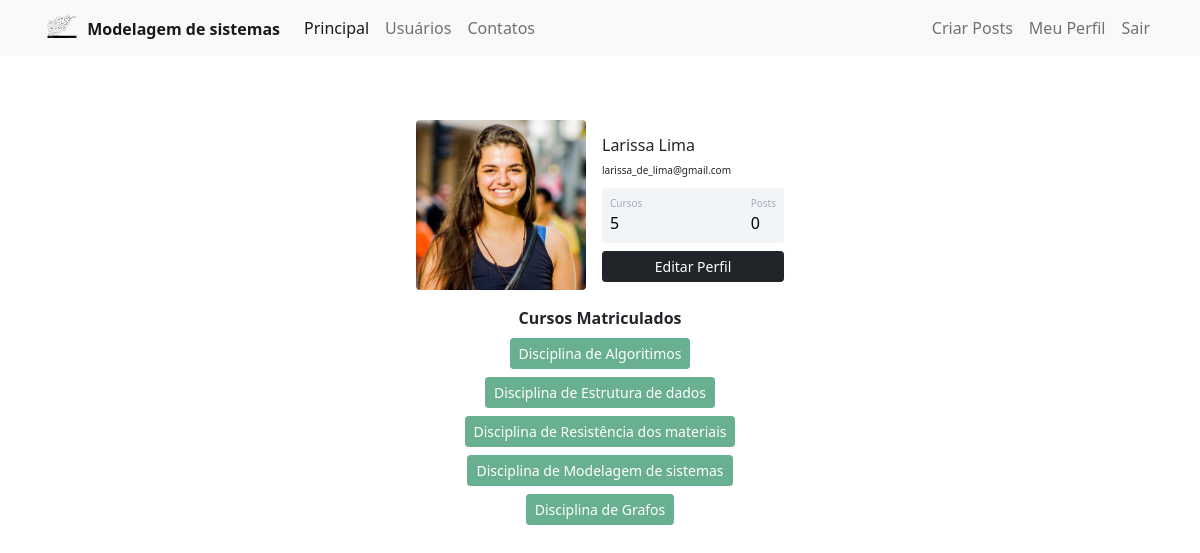
Page /my_profile (signed in) on the committed database.
### general_system/models.py (models this page shows)
class Usuario(data_base.Model, UserMixin):
    id = data_base.Column(data_base.Integer, primary_key=True)
    username = data_base.Column(data_base.String, nullable=False)
    email = data_base.Column(data_base.String, nullable=False, unique=True)
    password = data_base.Column(data_base.String, nullable=False)
    perf_photo = data_base.Column(data_base.String, default='default.jpg')
    posts = data_base.relationship('Post', backref='autor', lazy=True)
    courses = data_base.Column(data_base.String, nullable=False, default='')

### general_system/routes.py (the view)
@app.route("/my_profile")
@login_required
def my_profile():
    image_id = url_for('static', filename='image_id_user/{}'.format(current_user.perf_photo))
    return render_template('my_profile.html', image_id=image_id)

### general_system/models.py (called while the page is built)
@login_manager.user_loader
def load_user(id_user):
    return Usuario.query.get(int(id_user))

### general_system/templates/my_profile.html (shortened to what this page needs)
{% extends 'base.html' %}
{% block bory %}
    <div class="container mt-5 d-flex justify-content-center">
        <div class="card p-3">
            <div class="d-flex align-items-center">
                <div class="image pe-3"> <img src="{{image_id}}" class="rounded" width="170"> </div>
                <div class="ml-3 w-100">
                    <h4 class="mb-0 mt-0"><font size="3">{{current_user.username}}</font></h4> <span><font size="1">{{current_user.email}}</font></span>
                    <div class="p-2 mt-2 bg-primary d-flex justify-content-between rounded text-white stats">
                        {% if 'Não Informado' in current_user.courses or current_user.courses == '' %}
                            <div class="d-flex flex-column"> <span class="articles">Cursos</span> <span class="number1">0</span> </div>
                        {% else %}
                            <div class="d-flex flex-column"> <span class="articles">Cursos</span> <span class="number1">{{current_user.courses.count(';') + 1}}</span> </div>
                        {% endif %}
                        <div class="d-flex flex-column"> <span class="rating">Posts</span> <span class="number3">0</span> </div>
                    </div>
                    <div class="button mt-2 d-flex flex-row align-items-center">
                        <a class="w-100" href="{{ url_for('edit_profile') }}">
                            <button class="btn btn-sm btn-dark w-100 ml-2">Editar Perfil</button>
                        </a>
                    </div>
                </div>
            </div>
        </div>
    </div>
    <div class="row justify-content-center">
        <div class="col col-4" style="text-align: center">
            <strong>Cursos Matriculados</strong><br>
            {% if 'Não Informado' in current_user.courses or current_user.courses == '' %}
                <button type="button" class="btn btn-sm btn-danger mt-2" disabled>Usuário não matriculado em algum curso.</button>
            {% else %}
                {% for course in current_user.courses.split(';') %}
                     <button type="button" class="btn btn-sm btn-success mt-2" disabled>{{ course }}</button>
                {% endfor %}
            {% endif %}
        </div>
    </div>
{% endblock %}

### general_system/static/main.css (style rules this page uses)
.card { width: 400px; border: none; border-radius: 10px; background-color: #fff }
.stats { background: #f2f5f8 !important; color: #000 !important }
.articles { font-size: 10px; color: #a1aab9 }
.number1 { font-weight: 500 }
.rating { font-size: 10px; color: #a1aab9 }
.number3 { font-weight: 500 }

### rows in the picture
Usuario: username "Larissa Lima", email "larissa_de_lima@gmail.com", courses "5"

### other values in the picture
{{ course }} "Disciplina de Algoritimos" "Disciplina de Estrutura de dados" "Disciplina de Resistência dos materiais" "Disciplina de Modelagem de sistemas" "Disciplina de Grafos"
